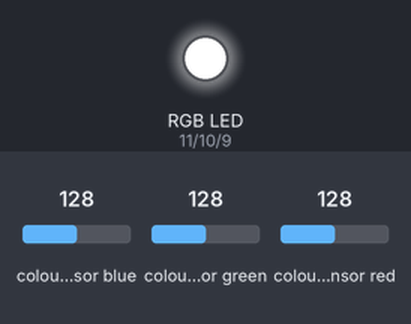
Simulated run of this sketch. Board: Arduino Uno, built with avr-gcc and run on an emulated ATmega328P. Shown: an RGB LED mixed from three pins (HIGH = lit). Wiring (inferred from the names in the program): TCS3200 colour sensor: output pin 6; S2 pin 4; S3 pin 5; S0 pin 2; S1 pin 3. Inputs (shaded band) come from the test bench; at power-on: colour sensor green 128, colour sensor red 128, colour sensor blue 128. Pins used as bus, display or sensor lines are not drawn; what the sketch prints to the serial monitor is not drawn.

Above: at 1.2 s.
1.3 s: colour sensor green set to 9
2.8 s: colour sensor green set to 6
At 5.0 s:
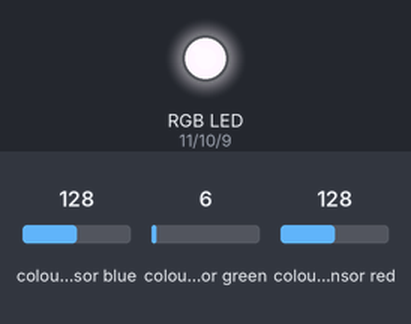
5.7 s: colour sensor red set to 47
8.0 s: colour sensor red set to 39
At 10.5 s:
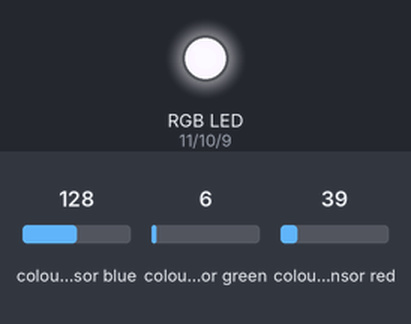
10.9 s: colour sensor red set to 5
At 12.6 s:
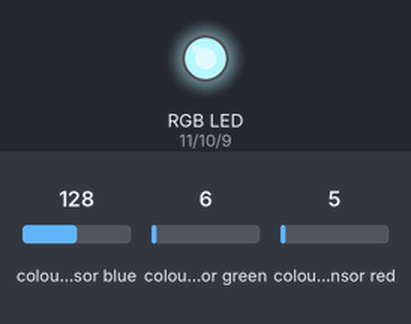
Timing chart, 0 to 14.1 s (numbered marks = the images above; inputs shaded):
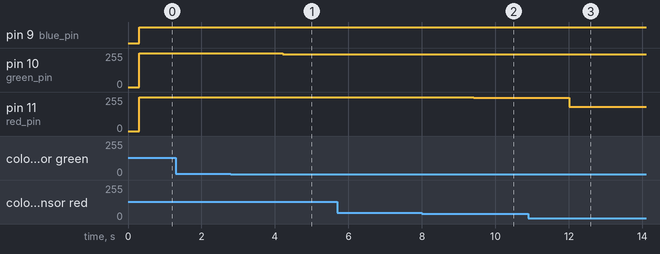

The sketch:

color_detector.ino
```cpp
// This code turns frequencies from different colors and ligths a RGB led with the same color from your ambient.
int OutPut= 6;//naming pin 6 of uno as output
unsigned int frequency = 0;

int S0 = 2;
int S1 = 3;
int S2 = 4;
int S3 = 5;

int red_pin = 11;
int green_pin = 10;
int blue_pin = 9;

int R_freq;
int G_freq;
int B_freq;

void color_RGB(int red_value, int green_value, int blue_value){
  analogWrite(red_pin, red_value);
  analogWrite(green_pin, green_value);
  analogWrite(blue_pin, blue_value);
}

double freq_to_RGB (double freq, double min, double max){
  if (freq < min){
    freq = min;
  }
  if (freq > max){
    freq = max;
  }
  return (1-((freq-min)/(max-min)))*255;
}

void setup() {
// set up the LCD’s number of columns and rows
  pinMode(red_pin,OUTPUT);
  pinMode(green_pin,OUTPUT);
  pinMode(blue_pin,OUTPUT);

  pinMode(S0, OUTPUT);
  pinMode(S1, OUTPUT);//PINS 2, 3,4,5 as OUTPUT
  pinMode(S2, OUTPUT);
  pinMode(S3, OUTPUT);
  pinMode(OutPut, INPUT);//PIN 10 as input

//setting frequency selection to 20% - HIGH HIGH = 100% - HIGH LOW = 20%
  digitalWrite(S0,HIGH);
  digitalWrite(S1,LOW);

  Serial.begin(9600);

}

void loop(){

  Serial.print ("R=");// printing name
  digitalWrite(S2,LOW);
  digitalWrite(S3,LOW);// setting for Red color sensor
  frequency = pulseIn(OutPut, LOW);// reading frequency
  R_freq = freq_to_RGB(frequency,90,500);
  // Serial.print (frequency);// printing Red color frequency
  Serial.print (R_freq);
  Serial.print (" ");

  delay(100);

  Serial.print ("G=");// printing name
  digitalWrite(S2,HIGH);
  digitalWrite(S3,HIGH);// setting for Green color sensor
  frequency = pulseIn(OutPut, LOW);// reading frequency
  G_freq = freq_to_RGB(frequency,190,500);
  // Serial.print (frequency);// printing Green color frequency
  Serial.print (G_freq);
  Serial.print (" ");

  delay(100);

  Serial.print("B=");//printing name
  digitalWrite(S2,LOW);
  digitalWrite(S3,HIGH);//setting for Blue color sensor
  frequency = pulseIn(OutPut, LOW);//reading frequency
  B_freq = freq_to_RGB(frequency,320,900);
  // Serial.print(frequency);//printing Blue color frequency
  Serial.print(B_freq);
  Serial.print(" ");

  delay(100);

  Serial.println("****************************");
  color_RGB(R_freq,G_freq,B_freq);
  delay(1000);

}
```

Measured:
- after the input at 1.3 s, every drawn part: stays the same
- after the input at 2.8 s, pin 10 (green_pin): 255/255 → 246/255 after 1.4 s
- after the input at 5.7 s, every drawn part: stays the same
- after the input at 8.0 s, pin 11 (red_pin): 255/255 → 251/255 after 1.4 s
- after the input at 10.9 s, pin 11 (red_pin): 251/255 → 182/255 after 1.1 s
